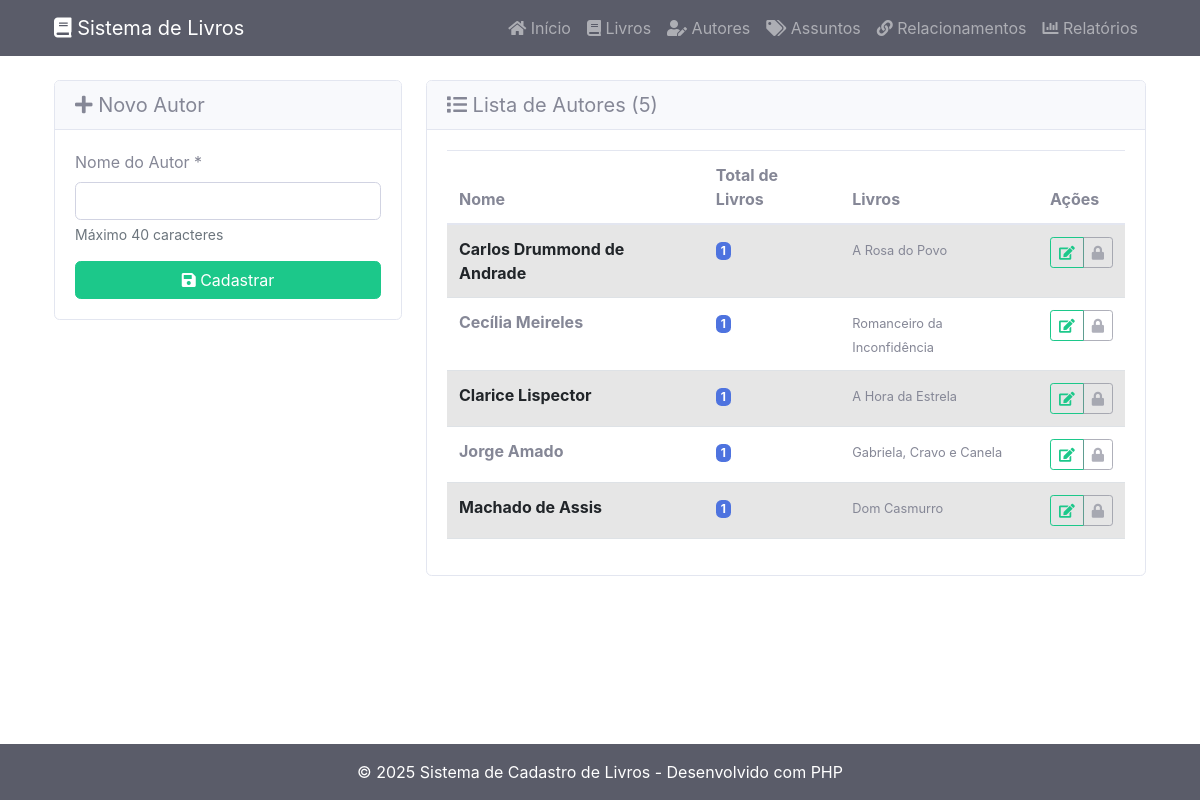
Screenshot of /autores.php with the database file from the repository.
### tables this page shows
CREATE TABLE autor (
    CodAu INT AUTO_INCREMENT PRIMARY KEY,
    Nome VARCHAR(40) NOT NULL,
    INDEX idx_autor_nome (Nome)
);

### conn.php (called while the page is built, shortened)
<?php
function executarQuery($pdo, $sql, $params = []) {
    try {
        $stmt = $pdo->prepare($sql);
        $stmt->execute($params);
        return $stmt;
    } catch (PDOException $e) {
        error_log("Erro na query: " . $e->getMessage() . " SQL: " . $sql);
        throw new Exception("Erro na operação do banco de dados. Detalhes: " . $e->getMessage());
    }
}
?>

### autores.php (the view, shortened to what this page needs)
<?php
require_once 'conn.php';
$sql_autores = "SELECT a.*,
                COUNT(la.Livro_Codl) as TotalLivros,
                GROUP_CONCAT(DISTINCT l.Titulo ORDER BY l.Titulo SEPARATOR ', ') as Livros
                FROM autor a
                LEFT JOIN livro_autor la ON a.CodAu = la.Autor_CodAu
                LEFT JOIN livro l ON la.Livro_Codl = l.Codl
                GROUP BY a.CodAu, a.Nome
                ORDER BY a.Nome";
$stmt_autores = executarQuery($pdo, $sql_autores);
$autores = $stmt_autores->fetchAll();
$autor_editando = null;
?>
<!DOCTYPE html>
<html lang="pt-BR">
<head>
    <link href="https://cdn.jsdelivr.net/npm/bootstrap@5.1.3/dist/css/bootstrap.min.css" rel="stylesheet">
    <link href="css/sb-admin-2.css" rel="stylesheet">
    <link href="css/layout.css" rel="stylesheet">
    <link href="vendor/fontawesome-free/css/all.min.css" rel="stylesheet">
</head>
<body>
    <?php include 'menu.php'; ?>
    <div class="container my-4 main-content">
        <div class="row">
            <div class="col-lg-4">
                <div class="card">
                    <div class="card-header">
                        <h5 class="mb-0">
                            <i class="fas fa-<?= $autor_editando ? 'edit' : 'plus' ?>"></i>
                            <?= $autor_editando ? 'Editar Autor' : 'Novo Autor' ?>
                        </h5>
                    </div>
                    <div class="card-body">
                        <form method="POST">
                            <div class="mb-3">
                                <label for="nome" class="form-label">Nome do Autor *</label>
                                <input type="text" class="form-control" id="nome" name="nome"
                                       value="<?= htmlspecialchars(($autor_editando['Nome'] ?? '') ?? '') ?>"
                                       maxlength="40" required>
                                <div class="form-text">Máximo 40 caracteres</div>
                            </div>
                            <div class="d-grid gap-2">
                                <button type="submit" class="btn btn-success">
                                    <i class="fas fa-save"></i> <?= $autor_editando ? 'Atualizar' : 'Cadastrar' ?>
                                </button>
                            </div>
                        </form>
                    </div>
                </div>
            </div>
            <div class="col-lg-8">
                <div class="card">
                    <div class="card-header">
                        <h5 class="mb-0">
                            <i class="fas fa-list"></i> Lista de Autores (<?= count($autores) ?>)
                        </h5>
                    </div>
                    <div class="card-body">
                        <?php if (empty($autores)): ?>
                            <div class="text-center py-4">
                                <i class="fas fa-user-edit fa-3x text-muted mb-3"></i>
                                <p class="text-muted">Nenhum autor cadastrado ainda.</p>
                            </div>
                        <?php else: ?>
                            <div class="table-responsive">
                                <table class="table table-striped">
                                    <thead>
                                        <tr>
                                            <th>Nome</th>
                                            <th>Total de Livros</th>
                                            <th>Livros</th>
                                            <th>Ações</th>
                                        </tr>
                                    </thead>
                                    <tbody>
                                        <?php foreach ($autores as $autor): ?>
                                            <tr>
                                                <td>
                                                    <strong><?= htmlspecialchars($autor['Nome'] ?? '') ?></strong>
                                                </td>
                                                <td>
                                                    <span class="badge bg-primary"><?= $autor['TotalLivros'] ?></span>
                                                </td>
                                                <td>
                                                    <small class="text-muted">
                                                        <?= $autor['Livros'] ? htmlspecialchars($autor['Livros'] ?? '') : 'Sem livros' ?>
                                                    </small>
                                                </td>
                                                <td>
                                                    <div class="btn-group btn-group-sm">
                                                        <a href="autores.php?editar=<?= $autor['CodAu'] ?>"
                                                           class="btn btn-outline-success" title="Editar">
                                                            <i class="fas fa-edit"></i>
                                                        </a>
                                                        <?php if ($autor['TotalLivros'] == 0): ?>
                                                            <button type="button" class="btn btn-outline-danger"
                                                                    onclick="confirmarExclusao(<?= $autor['CodAu'] ?>, '<?= htmlspecialchars($autor['Nome'] ?? '') ?>')"
                                                                    title="Excluir">
                                                                <i class="fas fa-trash"></i>
                                                            </button>
                                                        <?php else: ?>
                                                            <button type="button" class="btn btn-outline-secondary"
                                                                    title="Não pode excluir - possui livros associados" disabled>
                                                                <i class="fas fa-lock"></i>
                                                            </button>
                                                        <?php endif; ?>
                                                    </div>
                                                </td>
                                            </tr>
                                        <?php endforeach; ?>
                                    </tbody>
                                </table>
                            </div>
                        <?php endif; ?>
                    </div>
                </div>
            </div>
        </div>
    </div>
    <?php include 'footer.php'; ?>
</body>
</html>

### css/layout.css (style rules this page uses)
html, body { height: 100%; }
body { display: flex; flex-direction: column; }
.main-content { flex: 1; }

### rows the page displays
autor: Nome "Carlos Drummond de Andrade", TotalLivros "1", Livros "A Rosa do Povo"
autor: Nome "Cecília Meireles", TotalLivros "1", Livros "Romanceiro da Inconfidência"
autor: Nome "Clarice Lispector", TotalLivros "1", Livros "A Hora da Estrela"
autor: Nome "Jorge Amado", TotalLivros "1", Livros "Gabriela, Cravo e Canela"
autor: Nome "Machado de Assis", TotalLivros "1", Livros "Dom Casmurro"

### other values shown
count($autores) "5"
